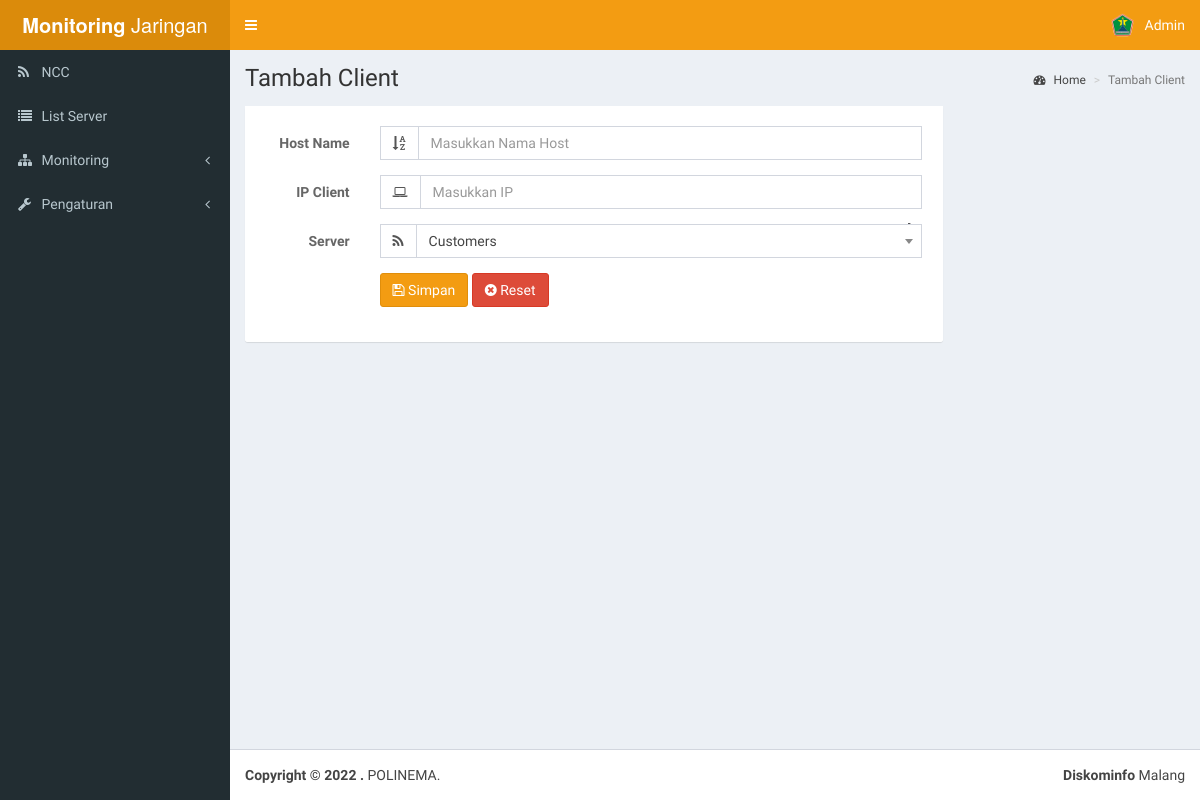
Screenshot of /add_client (signed in) with the database file from the repository.
### tables this page shows
CREATE TABLE `user` (
  `id_user` int(10) NOT NULL,
  `email_user` varchar(255) NOT NULL,
  `pwd_user` varchar(255) NOT NULL,
  `name_user` varchar(255) NOT NULL
);

CREATE TABLE `blok` (
  `id_blok` int(50) NOT NULL,
  `name_blok` varchar(255) NOT NULL,
  `telp_blok` varchar(100) NOT NULL,
  `add_blok` longtext NOT NULL,
  `sum_client` int(100) NOT NULL,
  `pusat_client` varchar(100) NOT NULL
);

### view/add_client.php (the view)
<div class="tab-content ">
<div class="active tab-pane">
<div class="post">
<div class="box-body">
	<form class="form-horizontal" method="post" action="./asset/proses.php">
              <div class="form-group">
                <label for="inputName" class="col-sm-2 control-label">Host Name</label>
                <div class="col-sm-10">
                  <div class="input-group">
                      <div class="input-group-addon">
                        <i class="fa  fa-sort-alpha-asc"></i>
                      </div>
                      <input type="text" name="client" class="form-control" placeholder="Masukkan Nama Host" required>
                    </div>
                </div>
              </div>
              <div class="form-group">
                <label for="inputTelp" class="col-sm-2 control-label">IP Client</label>
                <div class="col-sm-10">
                  <div class="input-group">
                      <div class="input-group-addon">
                        <i class="fa fa-laptop"></i>
                      </div>
                      <input type="text" placeholder="Masukkan IP" name="ip" class="form-control" data-inputmask="'alias': 'ip'" data-mask="" required>
                    </div>
                </div>
              </div>
              <div class="form-group">
                <label for="inputTelp" class="col-sm-2 control-label">Server</label>
                <div class="col-sm-10">
                <div class="input-group">
                      <div class="input-group-addon">
                        <i class="fa fa-rss"></i>
                      </div>
                  <select name="stasiun" class="form-control select2" style="width: 100%;">
                        <?php
                        $sql = "SELECT*FROM blok ORDER BY name_blok ASC";
                        $query = $conn->query($sql);
                        while ($get = $query->fetch_assoc()) {
                            extract($get);
                            echo "<option value='$id_blok'>$name_blok</option>";
                         }
                         ?>
                      </select>
                  </div>
                </div>
              </div>
              <div class="form-group">
                <div class="col-sm-offset-2 col-sm-10">
                  <button type="submit" class="btn btn-warning" name="add_client"><i class="fa fa-save"></i> Simpan</button>
                  <button type="reset" class="btn btn-danger" name="add_client"><i class="fa fa-times-circle"></i> Reset</button>
                </div>
              </div>
            </form>
</div>
</div>
</div>
</div>

### view/layout/header.php (shortened to what this page needs)
<?php
$query_us = $conn->query("SELECT*FROM user WHERE id_user='$_SESSION[id]'");
$admin = $query_us->fetch_assoc();
$admin_name = $admin['name_user'];
 ?>
        <a href="home" class="logo">
          <span class="logo-lg"><b>Monitoring</b> Jaringan</span>
        </a>
        <nav class="navbar navbar-static-top" role="navigation">
          <a href="#" class="sidebar-toggle" data-toggle="offcanvas" role="button">
          </a>
          <div class="navbar-custom-menu">
            <ul class="nav navbar-nav">
              <li class="dropdown user user-menu">
                <a href="#" class="dropdown-toggle" data-toggle="dropdown">
                  <img src="asset/dist/img/mlgkucecwara.jpg" class="user-image" alt="User Image">
                  <span class="hidden-xs"><?php echo $admin_name; ?></span>
                </a>
              </li>
            </ul>
          </div>
        </nav>

### view/layout/sidebar.php (shortened to what this page needs)
<ul class="sidebar-menu">
<?php
    $d_blokx=$conn->query("SELECT (name_blok) FROM blok WHERE pusat_client='1'")->fetch_assoc();
    $nama_blok = $d_blokx['name_blok'];
    $link = array("home", "stasiun", "#", "#");
    $nama = array("$nama_blok", "List Server", "Monitoring", "Pengaturan");
    $icon = array("fa fa-rss", "fa fa-list","fa fa-sitemap", "fa fa-wrench");
    for ($i=0; $i <= count($link)-1 ; $i++) {
      if (strcmp($page, "$link[$i]")==0) {
            $status_l = " class='active'";
          } else {
            $status_l = "";
          }
      if ($nama[$i] === "Monitoring") {
        $right_icon = "<i class='fa fa-angle-left pull-right'></i>";
        $menu_d = "<ul class='treeview-menu'>";
      } elseif ($nama[$i] === "Pengaturan") {
        $right_icon = "<i class='fa fa-angle-left pull-right'></i>";
        $menu_d = "<ul class='treeview-menu'>
        <li>
            <a class='active' href='./add_stasiun'>Add Server</a>
        </li>
        <li>
            <a class='active' href='./add_client'>Add Client</a>
        </li>
        <li>
            <a class='active' href='./log'>Log Laporan </a>
        </li>
        <!-- <li>
            <a href='./asset/proses.php?logout'>Logout</a>
        </li> -->
        </ul>";
      } else {
        $right_icon = "";
        $menu_d = "";
      }
      echo "<li $status_l>
              <a href='$link[$i]'>
              <i class='$icon[$i]'></i> <span>$nama[$i]</span> $right_icon
              </a> $menu_d";
              if ($nama[$i]==="Monitoring") {
              echo "</ul>";
              }
      echo "
            </li>";
    }
 ?>
 </ul>

### rows the page displays
user: name_user "Admin"
blok: name_blok "NCC", name_blok "List Server", name_blok "Monitoring", name_blok "Pengaturan"

### other values shown
$judul "Tambah Client"
form field stasiun "Customers"
